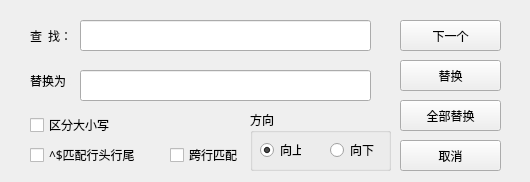
<?xml version="1.0" encoding="UTF-8"?>
<ui version="4.0">
 <class>replace_window</class>
 <widget class="QWidget" name="replace_window">
  <property name="enabled">
   <bool>true</bool>
  </property>
  <property name="geometry">
   <rect>
    <x>0</x>
    <y>0</y>
    <width>530</width>
    <height>182</height>
   </rect>
  </property>
  <property name="font">
   <font>
    <family>Microsoft YaHei</family>
    <pointsize>9</pointsize>
   </font>
  </property>
  <property name="windowTitle">
   <string>替换</string>
  </property>
  <widget class="QLabel" name="label_chazhao">
   <property name="geometry">
    <rect>
     <x>30</x>
     <y>20</y>
     <width>41</width>
     <height>31</height>
    </rect>
   </property>
   <property name="text">
    <string>查  找：</string>
   </property>
  </widget>
  <widget class="QCheckBox" name="multiline_check">
   <property name="geometry">
    <rect>
     <x>30</x>
     <y>140</y>
     <width>111</width>
     <height>30</height>
    </rect>
   </property>
   <property name="text">
    <string>^$匹配行头行尾</string>
   </property>
  </widget>
  <widget class="QLineEdit" name="search_text">
   <property name="geometry">
    <rect>
     <x>80</x>
     <y>20</y>
     <width>291</width>
     <height>31</height>
    </rect>
   </property>
  </widget>
  <widget class="QPushButton" name="findnext_btn">
   <property name="geometry">
    <rect>
     <x>400</x>
     <y>20</y>
     <width>101</width>
     <height>31</height>
    </rect>
   </property>
   <property name="text">
    <string>下一个</string>
   </property>
  </widget>
  <widget class="QGroupBox" name="direction_gbox">
   <property name="geometry">
    <rect>
     <x>250</x>
     <y>110</y>
     <width>141</width>
     <height>61</height>
    </rect>
   </property>
   <property name="title">
    <string>方向</string>
   </property>
   <widget class="QRadioButton" name="up_rdbtn">
    <property name="geometry">
     <rect>
      <x>10</x>
      <y>30</y>
      <width>41</width>
      <height>20</height>
     </rect>
    </property>
    <property name="text">
     <string>向上</string>
    </property>
    <property name="checked">
     <bool>true</bool>
    </property>
   </widget>
   <widget class="QRadioButton" name="down_rdbtn">
    <property name="geometry">
     <rect>
      <x>80</x>
      <y>30</y>
      <width>51</width>
      <height>20</height>
     </rect>
    </property>
    <property name="text">
     <string>向下</string>
    </property>
   </widget>
  </widget>
  <widget class="QCheckBox" name="matchcase_check">
   <property name="geometry">
    <rect>
     <x>30</x>
     <y>110</y>
     <width>81</width>
     <height>30</height>
    </rect>
   </property>
   <property name="text">
    <string>区分大小写</string>
   </property>
  </widget>
  <widget class="QPushButton" name="cancel_btn">
   <property name="geometry">
    <rect>
     <x>400</x>
     <y>140</y>
     <width>101</width>
     <height>31</height>
    </rect>
   </property>
   <property name="text">
    <string>取消</string>
   </property>
  </widget>
  <widget class="QPushButton" name="replace_btn">
   <property name="geometry">
    <rect>
     <x>400</x>
     <y>60</y>
     <width>101</width>
     <height>31</height>
    </rect>
   </property>
   <property name="text">
    <string>替换</string>
   </property>
  </widget>
  <widget class="QPushButton" name="allreplace_btn">
   <property name="geometry">
    <rect>
     <x>400</x>
     <y>100</y>
     <width>101</width>
     <height>31</height>
    </rect>
   </property>
   <property name="text">
    <string>全部替换</string>
   </property>
  </widget>
  <widget class="QLineEdit" name="replacewith_text">
   <property name="geometry">
    <rect>
     <x>80</x>
     <y>70</y>
     <width>291</width>
     <height>31</height>
    </rect>
   </property>
   <property name="text">
    <string/>
   </property>
  </widget>
  <widget class="QLabel" name="label_tihuan">
   <property name="geometry">
    <rect>
     <x>30</x>
     <y>60</y>
     <width>41</width>
     <height>41</height>
    </rect>
   </property>
   <property name="text">
    <string>替换为：</string>
   </property>
  </widget>
  <widget class="QCheckBox" name="dotall_check">
   <property name="geometry">
    <rect>
     <x>170</x>
     <y>140</y>
     <width>81</width>
     <height>30</height>
    </rect>
   </property>
   <property name="text">
    <string>跨行匹配</string>
   </property>
  </widget>
 </widget>
 <resources/>
 <connections/>
</ui>
